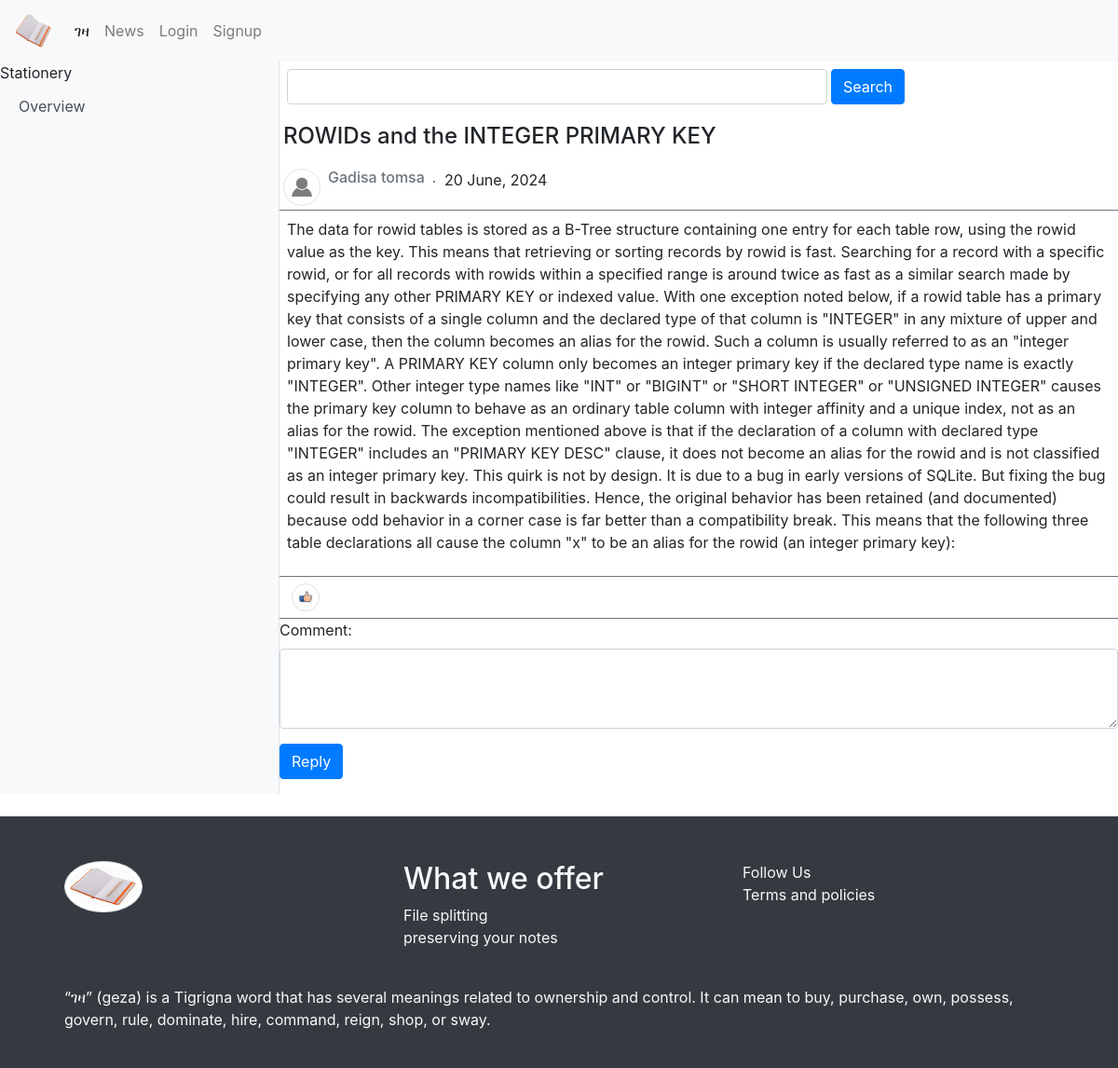
The page /posts/get-post-detail/4/21 on the database as committed earlier.
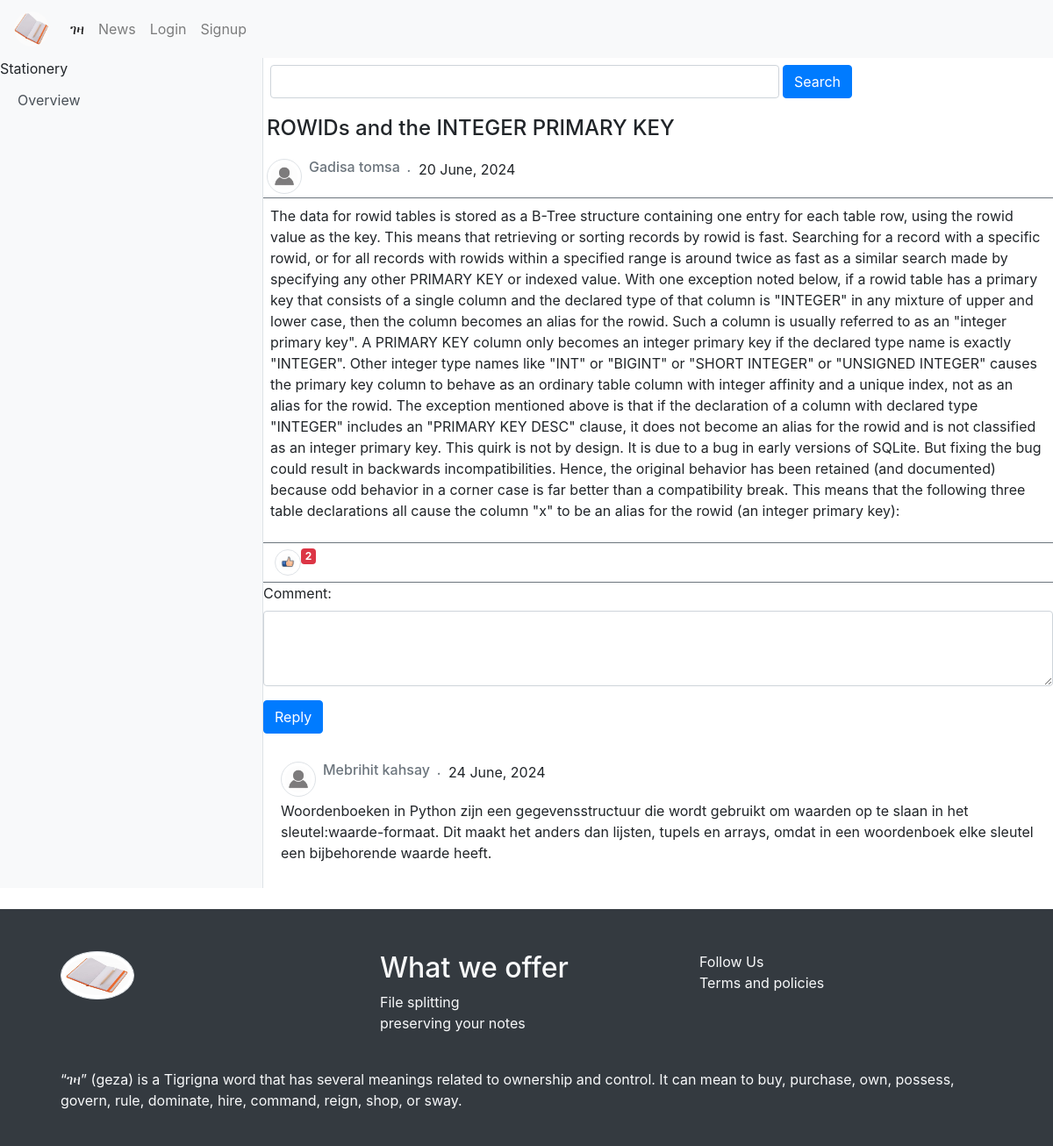
The same page on the database as committed later.
### note/models.py (models this page shows)
class Comments(note_db.Model):
    comment_id = note_db.Column(note_db.Integer,autoincrement=True, primary_key=True)
    comment = note_db.Column(note_db.Text, nullable=False)
    time_stamp = note_db.Column(note_db.DateTime(timezone=True), default=func.now())
    post_id = note_db.Column(note_db.Integer, note_db.ForeignKey('posts.post_id'))
    author_id = note_db.Column(note_db.Integer, note_db.ForeignKey('user.id'))

### note/posts.py (the view)
@posts.route('/get-post-detail/<int:id>/<int:word>')
def get_post_detail(id, word):
    get_post = Posts.query.filter_by(post_id = id).first_or_404()
    author = User.query.filter_by(id = get_post.author_id).first_or_404()
    total_like = Likes.query.filter_by(post_id = id).all()
    all_comment_by_post = get_comment_by_post(id)
    comment_data_collector = []
    for comment in all_comment_by_post:
        comment_author = get_comment_author(comment.author_id)
        comment_collector = {
             'author': comment_author,
             'comment': comment
         }
        comment_data_collector.append(comment_collector)
    element_post = {}
    element_post['name'] = author.first_name + ' ' + author.last_name
    element_post['data'] = get_post
    print(element_post)
    return render_template("/blogs/home.html",
                           is_on_detail = True,
                           status_post = element_post,
                           all_comments = comment_data_collector,
                           total_likes = len(total_like),
                           user=current_user)

### note/blogs.py (called while the page is built)
@blogs.route('/get-all-comments-by-post/<int:id>')
def get_comment_by_post(id):
    all_comments = Comments.query.filter_by(post_id = id).all()
    return all_comments

def get_comment_author(id):
    author = User.query.filter_by(id=id).first_or_404()
    return author.first_name + ' ' + author.last_name

### note/templates/blogs/home.html (shortened to what the changed rows need)
<!DOCTYPE html>
<html lang="en">
<head>
    <link rel="stylesheet" href="https://stackpath.bootstrapcdn.com/bootstrap/4.5.2/css/bootstrap.min.css">
</head>
<body>
    <div class="d-flex" id="wrapper">
        <div class="w-75 mt-2">
            {% if not is_on_detail %}
            <div class="container">
                <div class="row">
                    {% for post in approved_posts %}
                    <div class="col-sm-12 col-md-12 col-lg-12 py-2 w-100">
                        <article class="card rounded">
                            <div class="d-flex justify-content-start py-1">
                                <img class="rounded-circle pl-1 img-thumbnail" width="40" height="40" src='{{url_for('static', filename="profile.jpeg")}}' alt="">
                                <h6 class="px-2 text-secondary">{{post['author'].capitalize()}} <em class="pl-1">.</em></h6>
                                <p class="fst-italic">{{ post['data'].publish_date.strftime('%d %B, %Y')}}</p>
                            </div>
                            <div class="card-body">
                                <h5 class="card-title">{{ post['data'].title}}</h5>
                                <p class="card-text">{{ post['data'].content[:200]}} ... </p>
                                <a href="/posts/get-post-detail/{{post['data'].post_id}}/{{range(1, 51) | random}}" class="btn btn-primary">See more</a>
                            </div>
                        </article>
                    </div>
                    {% endfor %}
              </div>
            </div>
            {% else %}
            <article>
                <form class="border-top border-bottom border-secondary" action="/news/likes/create-like" method="POST">
                    <button type="submit" class="btn btn-default d-flex">
                        <img class="rounded-circle pl-1 img-thumbnail" width="30" height="30" src="{{url_for('static', filename='like.jpeg')}}" alt="like"/>
                        {% if total_likes > 0 %}
                        <sub class="badge badge-danger">{{ total_likes }}</sub>
                        {% endif %}
                    </button>
                </form>
                <ul class="list-group list-group-flush mt-3">
                    {% for comment in all_comments %}
                        <li class="list-group-item">
                            <div class="d-flex justify-content-start py-1">
                                <img class="rounded-circle pl-1 img-thumbnail" width="40" height="40" src='{{url_for('static', filename="profile.jpeg")}}' alt="">
                                <h6 class="px-2 text-secondary">{{comment['author'].capitalize()}} <em class="pl-1">.</em></h6>
                                <p class="fst-italic">{{ comment['comment'].time_stamp.strftime('%d %B, %Y')}}</p>
                            </div>
                            <p class="">{{ comment['comment'].comment}}</p>
                        </li>
                    {% endfor %}
                </ul>
            </article>
            {% endif%}
        </div>
    </div>
    {% include "footer.html" %}
</body>
</html>

Rows that differ between the two databases and show on the page:
added Comments: comment.time_stamp "24 June, 2024", comment.comment "Woordenboeken in Python zijn een gegevensstructuur die wordt gebruikt om waarden op te slaan in het sleutel:waarde-formaat. Dit maakt het anders dan lijsten, tupels en arrays, omdat in een woordenboek elke sleutel een bijbehorende waarde heeft."
Other text that changed with them:
{{ total_likes }}: (not shown) → "2"
new list line: "Mebrihit kahsay ."
